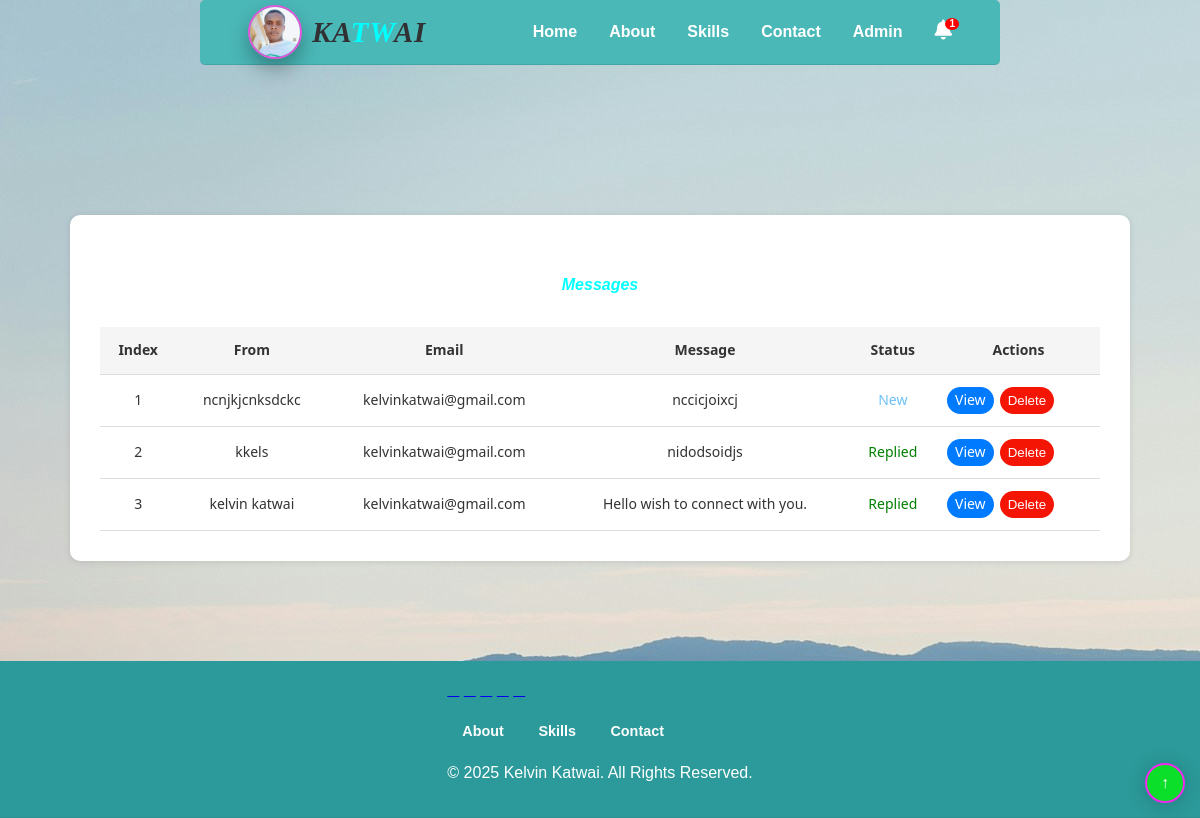
The app's page /view_messages/ (signed in), older data.
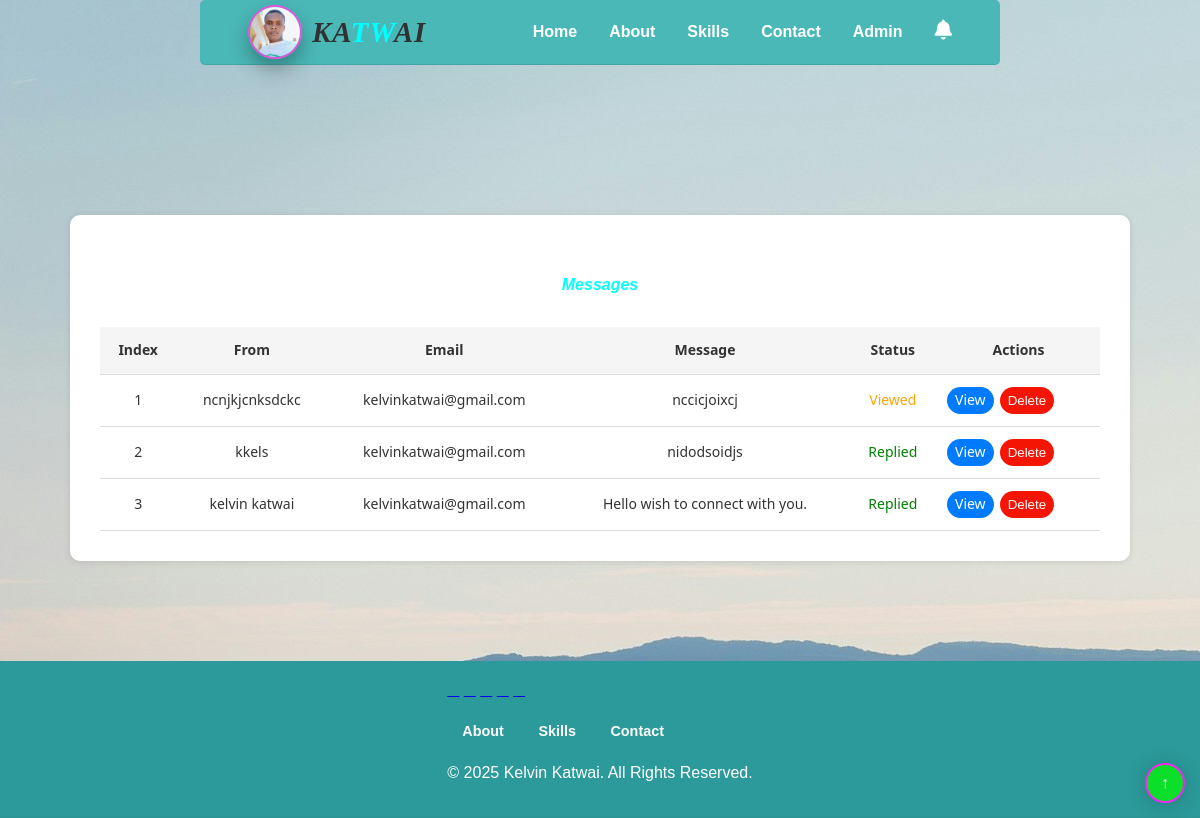
The same page, newer data.
### app/models.py (models this page shows, shortened)
class Message(models.Model):
    full_name = models.CharField(max_length=100)
    email = models.EmailField()
    message = models.TextField()
    STATUS_CHOICES  = [
        ('new', 'New'),
        ('viewed', 'Viewed'),
        ('replied', 'Replied'),
    ]
    status = models.CharField(max_length=10, choices=STATUS_CHOICES, default='new')
    reply = models.TextField(blank=True, null=True)
    created_at = models.DateTimeField(auto_now_add=True)

### app/views.py (the view)
# urls.py: path('view_messages/', views.view_messages, name='view_messages'),
@login_required
@user_passes_test(is_superuser)
def view_messages(request):
    messages = Message.objects.all().order_by('-id')
    return render(request, 'view_messages.html', {'messages': messages})

### app/views.py (called while the page is built)
def is_superuser(user):
    return user.is_superuser

def new_messages_count(request):
    if request.user.is_authenticated and request.user.is_superuser:
        return {'new_messages_count': Message.objects.filter(status='new').count()}
    return {'new_messages_count': 0}

### templates/view_messages.html (shortened to what this page needs)
{% extends 'base.html' %}
{% block content %}
<div class="table-container">
  <h5>Messages</h5>
  <table class="table">
    <thead>
      <tr>
        <th>Index</th>
        <th>From</th>
        <th>Email</th>
        <th>Message</th>
        <th>Status</th>
        <th>Actions</th>
      </tr>
    </thead>
    <tbody>
      {% for message in messages %}
      <tr>
        <td>{{ forloop.counter }}</td>
        <td>{{ message.full_name }}</td>
        <td>{{ message.email }}</td>
        <td>{{ message.message|truncatewords:10 }}</td>
        <td>
          {% if message.status == 'new' %}
            <span class="status-new">New</span>
          {% elif message.status == 'viewed' %}
            <span class="status-viewed">Viewed</span>
          {% elif message.status == 'replied' %}
            <span class="status-replied">Replied</span>
          {% endif %}
        </td>
        <td>
          <div class="buttons">
            <a href="{% url 'view_message_detail' message.id %}" class="btn-view">View</a>
            <form method="post" action="{% url 'delete_message' message.id %}" style="display:inline;">
              <button type="submit" class="btn-delete">Delete</button>
            </form>
          </div>
        </td>
      </tr>
      {% empty %}
      <tr>
        <td colspan="6" class="text-center">No messages yet.</td>
      </tr>
      {% endfor %}
    </tbody>
  </table>
</div>
{% endblock %}

Row changes from the older to the newer data that the page shows:
changed Message "ncnjkjcnksdckc": status "New" → "Viewed"
Text that changed along with them:
{{ new_messages_count }}: "1" → (not shown)
